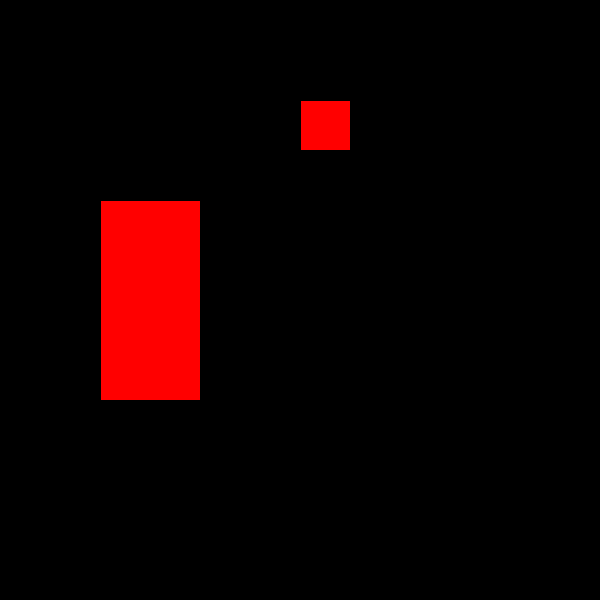
Frame 1 (no input)
Frame 60 (the mouse pressed at the canvas centre just before this capture): identical to frame 1, image omitted
Frame 120 (the mouse held since frame 60 and released just before this capture): identical to frame 1, image omitted

The Processing sketch that drew this single still picture (run headless with seeded random() and noise(); from frame 60 on, the mouse is pressed at the canvas centre):

// Processing sketch: rect_buttons_function
// ── rect_buttons_function.pde
// Rectangular buttons using a function
// Will not work with rectMode(CENTER)

float button1X = 100;
float button1Y = 200;
float button1W = 100;
float button1H = 200;

float button2X = 300;
float button2Y = 100;
float button2W = 50;
float button2H = 50;

void setup() {
	size(600, 600);
}

void draw() {
	background(0);

	// Rect button 1
	if(checkRectButton(button1X, button1Y, button1W, button1H) == true){
		fill(#00FF00);
	}
	else{
		fill(#FF0000);
	}
	rect(button1X, button1Y, button1W, button1H);

	// Rect button 2
	if(checkRectButton(button2X, button2Y, button2W, button2H) == true){
		fill(#00FF00);
	}
	else{
		fill(#FF0000);
	}
	rect(button2X, button2Y, button2W, button2H);
}

// Returns either true or false when a mouse rolls over a rect
boolean checkRectButton(float buttonX, float buttonY, float buttonW, float buttonH){
	if ( (mouseX > buttonX && mouseX < buttonX + buttonW) && (mouseY > buttonY && mouseY < buttonY + buttonH) ){
		return true;
	}
	else{
		return false;
	}
}
